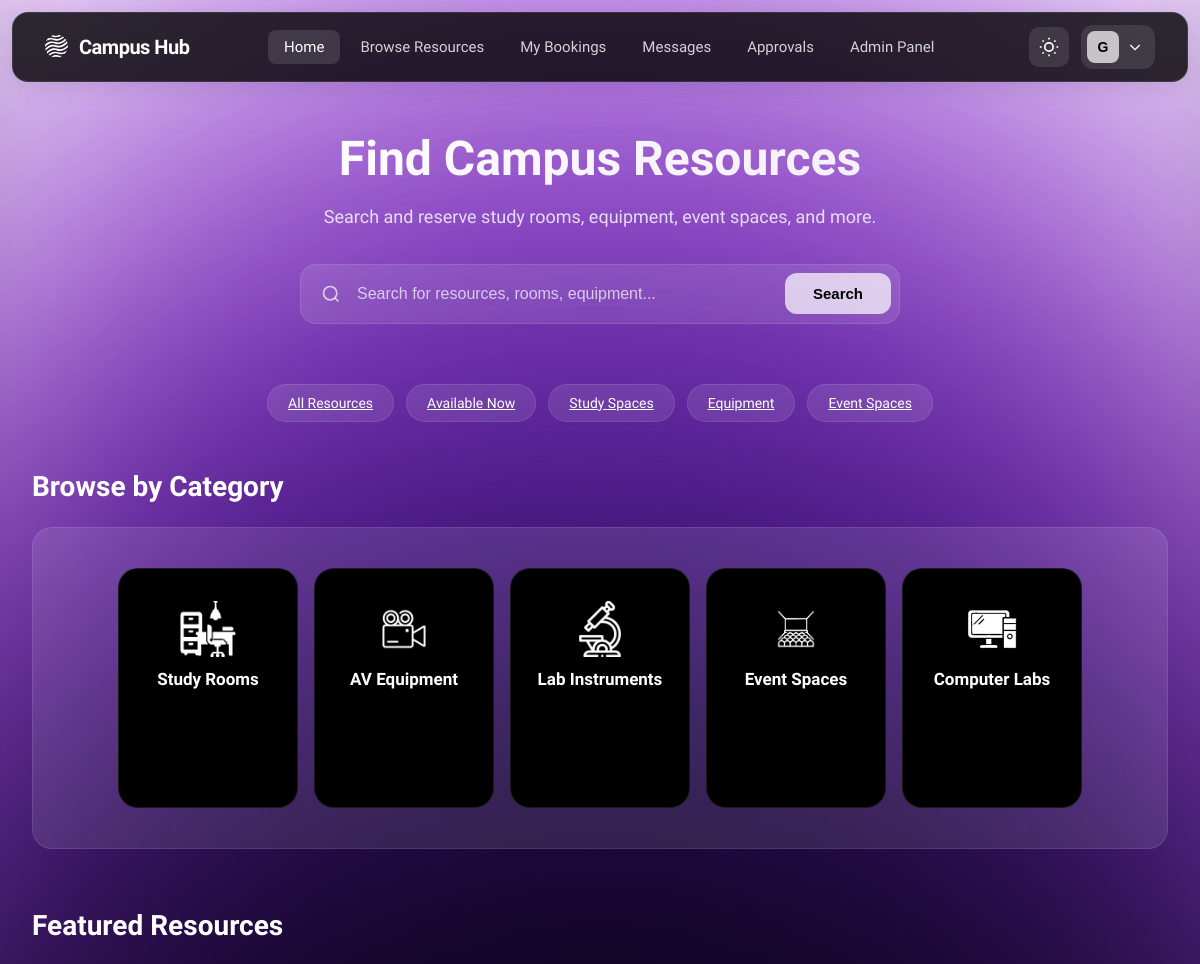
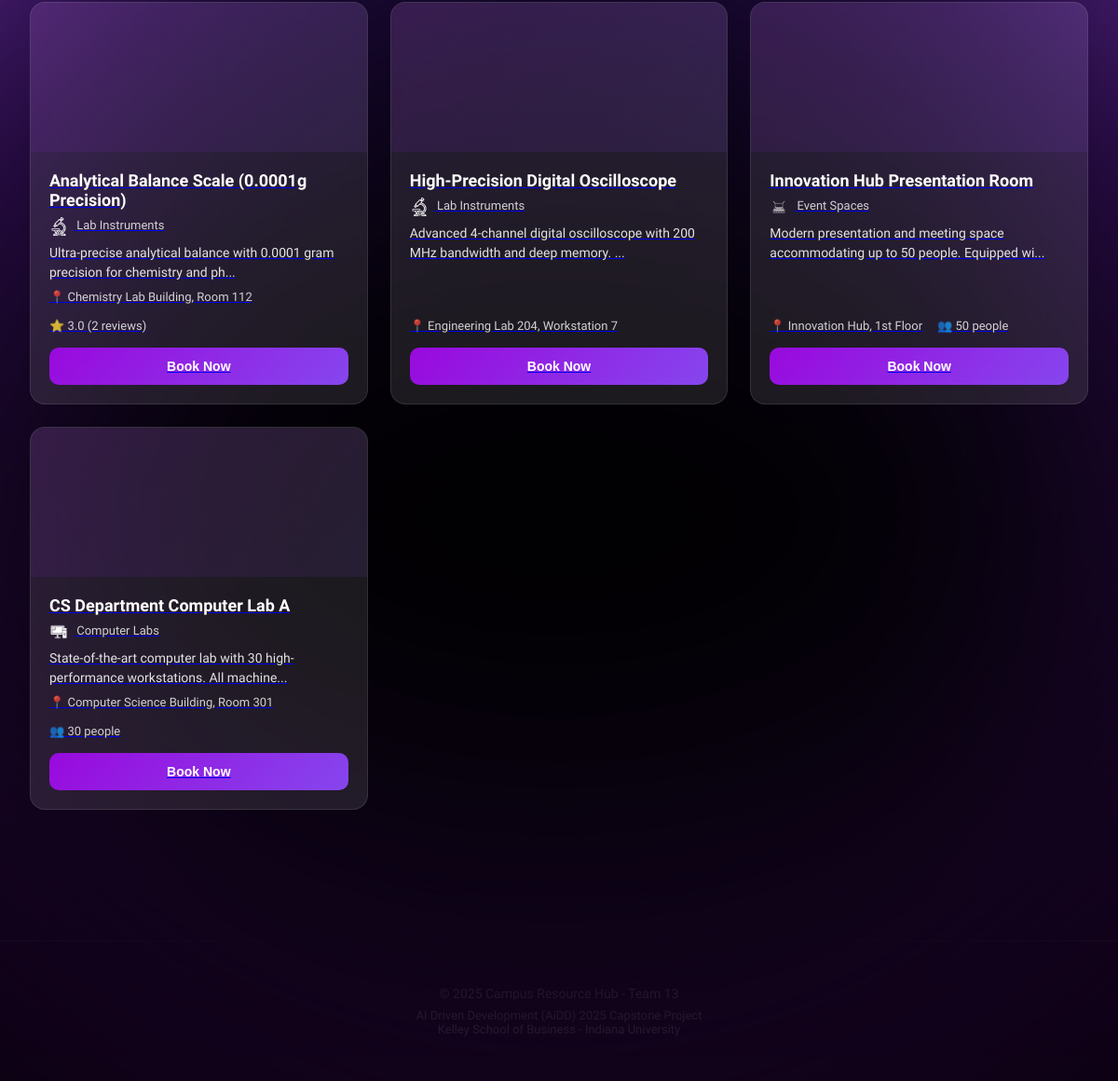
The page / (signed in) on the database its author committed (2 pictures, top to bottom).
### tables this page shows
CREATE TABLE users (
    user_id INTEGER PRIMARY KEY AUTOINCREMENT,
    name TEXT NOT NULL,
    email TEXT NOT NULL UNIQUE,
    password_hash TEXT NOT NULL,
    role TEXT NOT NULL CHECK (role IN ('student','staff','admin')),
    profile_image TEXT,
    department_id INTEGER REFERENCES departments(department_id),
    email_verified BOOLEAN NOT NULL DEFAULT 0,
    verification_token TEXT,
    verification_token_expires DATETIME,
    reset_password_token TEXT,
    reset_password_expires DATETIME,
    created_at DATETIME DEFAULT CURRENT_TIMESTAMP,
    updated_at DATETIME
, is_banned INTEGER DEFAULT 0, last_login TIMESTAMP);

CREATE TABLE resources (
    resource_id INTEGER PRIMARY KEY AUTOINCREMENT,
    owner_type TEXT NOT NULL CHECK (owner_type IN ('user','group')),
    owner_id INTEGER NOT NULL,  -- Polymorphic FK: user_id when owner_type='user', group_id when owner_type='group'
    title TEXT NOT NULL,
    description TEXT,
    category_id INTEGER REFERENCES resource_categories(category_id),
    location TEXT,
    capacity INTEGER CHECK (capacity > 0 OR capacity IS NULL),  -- NULL for resources without capacity limits
    status TEXT NOT NULL DEFAULT 'draft' CHECK (status IN ('draft','published','archived')),
    availability_mode TEXT NOT NULL DEFAULT 'rules' CHECK (availability_mode IN ('rules','open','by-request')),
    requires_approval BOOLEAN NOT NULL DEFAULT 0,
    created_at DATETIME DEFAULT CURRENT_TIMESTAMP,
    updated_at DATETIME
, images TEXT, availability_rules TEXT);

CREATE TABLE resource_categories (
    category_id INTEGER PRIMARY KEY AUTOINCREMENT,
    name TEXT NOT NULL,
    description TEXT,
    icon TEXT,
    created_at DATETIME DEFAULT CURRENT_TIMESTAMP
);

### src/controllers/main_controller.py (the view)
@main_bp.route('/')
def index():
    print(f"DEBUG: current_user.is_authenticated = {current_user.is_authenticated}", file=sys.stderr, flush=True)
    if current_user.is_authenticated:
        print(f"DEBUG: Rendering home/home.html for user {current_user.email}", file=sys.stderr, flush=True)
        from src.data_access.resource_dal import ResourceDAL
        category_availability = ResourceDAL.get_category_availability_counts()
        featured_resources = ResourceDAL.get_featured_resources(current_user.user_id, limit=4)
        return render_template('home/home.html',
                              title='Home',
                              page='home',
                              category_availability=category_availability,
                              featured_resources=featured_resources)
    else:
        print("DEBUG: Redirecting anonymous user to login", file=sys.stderr, flush=True)
        from flask import redirect, url_for
        return redirect(url_for('auth.login'))

### src/app.py (called while the page is built)
def init_extensions(app):
    csrf.init_app(app)
    login_manager.init_app(app)
    login_manager.login_view = 'auth.login'  # Redirect to login page if not authenticated
    login_manager.login_message = 'Please log in to access this page.'
    login_manager.login_message_category = 'info'
    @login_manager.user_loader
    def load_user(user_id):
        from src.data_access.user_dal import UserDAL
        from src.models.user import User
        user_data = UserDAL.get_user_by_id(int(user_id))
        if user_data:
            return User(user_data)
        return None

### src/data_access/base_dal.py (called while the page is built)
    @classmethod
    def get_db_path(cls) -> str:
        if cls._db_path is None:
            base_dir = Path(__file__).parent.parent.parent
            cls._db_path = str(base_dir / 'campus_resource_hub.db')
        return cls._db_path

    @classmethod
    @contextmanager
    def get_connection(cls, commit: bool = False):
        conn = None
        try:
            conn = sqlite3.connect(cls.get_db_path())
            conn.row_factory = sqlite3.Row  # Return rows as dictionaries
            yield conn
            if commit:
                conn.commit()
        except sqlite3.Error as e:
            logger.error(f"Database error: {e}")
            if conn:
                conn.rollback()
            raise
        finally:
            if conn:
                conn.close()

    @classmethod
    def execute_query(cls, query: str, params: Tuple = ()) -> List[Dict[str, Any]]:
        with cls.get_connection() as conn:
            cursor = conn.cursor()
            cursor.execute(query, params)
            rows = cursor.fetchall()
            return [dict(row) for row in rows]

    @classmethod
    def get_by_id(cls, table_name: str, id_column: str, id_value: int) -> Optional[Dict[str, Any]]:
        query = f"SELECT * FROM {table_name} WHERE {id_column} = ?"
        results = cls.execute_query(query, (id_value,))
        return results[0] if results else None

### src/data_access/message_dal.py (called while the page is built)
    @classmethod
    def get_unread_message_count(cls, user_id: int) -> int:
        query = """
            SELECT COUNT(*) as count
            FROM messages
            WHERE receiver_id = ?
              AND is_read = 0
        """
        results = cls.execute_query(query, (user_id,))
        return results[0]['count'] if results else 0

### src/data_access/user_dal.py (called while the page is built)
    @classmethod
    def get_user_by_id(cls, user_id: int) -> Optional[Dict[str, Any]]:
        return cls.get_by_id('users', 'user_id', user_id)

### src/templates/home/home.html (shortened to what this page needs)
<!DOCTYPE html>
<html lang="en" data-theme="dark">
<head>
    <link rel="stylesheet" href="{{ url_for('static', filename='css/home.css') }}">
</head>
<body>
    <div class="background-effects">
        <div class="blur-white"></div>
        <div class="gradient-ellipse-1">
            <div style="position: absolute; inset: -31.25% -24.81%;">
            </div>
        </div>
        <div class="gradient-ellipse-2">
            <div style="position: absolute; inset: -41.49% -30.77%;">
            </div>
        </div>
        <div class="gradient-ellipse-3">
            <div style="position: absolute; inset: -62.11% -38.17%;">
            </div>
        </div>
        <div class="gradient-ellipse-4">
            <div style="position: absolute; inset: -37.04% -24.07%;">
            </div>
        </div>
        <div class="noise-texture"></div>
    </div>
    <nav class="navbar">
        <div class="navbar-container">
            <div class="navbar-left">
                <a href="{{ url_for('main.index') }}" class="navbar-logo">
                    <span class="logo-text">Campus Hub</span>
                </a>
            </div>
            <div class="navbar-center">
                <a href="{{ url_for('main.index') }}" class="nav-link active">Home</a>
                <a href="{{ url_for('resource.index') }}" class="nav-link">Browse Resources</a>
                {% if current_user.is_authenticated %}
                    <a href="{{ url_for('booking.index') }}" class="nav-link">My Bookings</a>
                    <a href="{{ url_for('message.inbox') }}" class="nav-link" style="position: relative;">
                        Messages
                    </a>
                    {% if current_user.role in ['staff', 'admin'] %}
                        <a href="{{ url_for('booking.pending_approvals') }}" class="nav-link" style="position: relative;">
                            Approvals
                        </a>
                    {% endif %}
                    {% if current_user.role == 'admin' %}
                        <a href="{{ url_for('admin.dashboard') }}" class="nav-link">Admin Panel</a>
                    {% endif %}
                {% endif %}
            </div>
            <div class="navbar-right">
                <button class="theme-toggle" onclick="toggleTheme()" aria-label="Toggle theme">
                </button>
                <div class="account-dropdown">
                    <button class="account-button" onclick="toggleAccountMenu()">
                        <div class="account-avatar">
                            {{ current_user.name[0].upper() }}
                        </div>
                        <svg class="chevron-icon" fill="none" stroke="currentColor" stroke-width="2" viewBox="0 0 24 24">
                            <path d="M19 9l-7 7-7-7"/>
                        </svg>
                    </button>
                </div>
            </div>
        </div>
    </nav>
    <main class="main-content">
        <section class="hero-section">
            <div class="hero-content">
                <h1 class="hero-title">Find Campus Resources</h1>
                <p class="hero-subtitle">Search and reserve study rooms, equipment, event spaces, and more.</p>
                <div class="search-container">
                    <form action="{{ url_for('resource.index') }}" method="GET" class="search-form">
                        <svg class="search-icon" fill="none" stroke="currentColor" stroke-width="2" viewBox="0 0 24 24">
                            <circle cx="11" cy="11" r="8"/>
                            <path d="m21 21-4.35-4.35"/>
                        </svg>
                        <input
                            type="text"
                            name="q"
                            class="search-input"
                            placeholder="Search for resources, rooms, equipment..."
                            required
                        />
                        <button type="submit" class="search-button">Search</button>
                    </form>
                </div>
            </div>
        </section>
        <section class="filters-section">
            <div class="filters-container">
                <a href="{{ url_for('resource.index') }}" class="filter-chip">All Resources</a>
                <a href="#" class="filter-chip" id="available-now-chip">Available Now</a>
                <a href="{{ url_for('resource.index', category=1) }}" class="filter-chip">Study Spaces</a>
                <a href="{{ url_for('resource.index', category=2) }}" class="filter-chip">Equipment</a>
                <a href="{{ url_for('resource.index', category=4) }}" class="filter-chip">Event Spaces</a>
            </div>
        </section>
        <section class="categories-section">
            <h2 class="section-title">Browse by Category</h2>
            <div class="categories-carousel">
                <a href="{{ url_for('resource.index', category=1) }}" class="category-box" data-category="study-rooms">
                    <div class="category-content">
                        <div class="category-icon">
                            <img src="{{ url_for('static', filename='images/icons/Study_Room_Icon_Dark.png') }}" alt="Study Rooms" class="icon-dark">
                        </div>
                        <h3 class="category-name">Study Rooms</h3>
                    </div>
                </a>
                <a href="{{ url_for('resource.index', category=2) }}" class="category-box" data-category="av-equipment">
                    <div class="category-content">
                        <div class="category-icon">
                            <img src="{{ url_for('static', filename='images/icons/AV_Equip_Dark.png') }}" alt="AV Equipment" class="icon-dark">
                        </div>
                        <h3 class="category-name">AV Equipment</h3>
                    </div>
                </a>
                <a href="{{ url_for('resource.index', category=3) }}" class="category-box" data-category="lab-instruments">
                    <div class="category-content">
                        <div class="category-icon">
                            <img src="{{ url_for('static', filename='images/icons/Lab_Dark.png') }}" alt="Lab Instruments" class="icon-dark">
                        </div>
                        <h3 class="category-name">Lab Instruments</h3>
                    </div>
                </a>
                <a href="{{ url_for('resource.index', category=4) }}" class="category-box" data-category="event-spaces">
                    <div class="category-content">
                        <div class="category-icon">
                            <img src="{{ url_for('static', filename='images/icons/Event_Dark.png') }}" alt="Event Spaces" class="icon-dark">
                        </div>
                        <h3 class="category-name">Event Spaces</h3>
                    </div>
                </a>
                <a href="{{ url_for('resource.index', category=7) }}" class="category-box" data-category="computer-labs">
                    <div class="category-content">
                        <div class="category-icon">
                            <img src="{{ url_for('static', filename='images/icons/Computer_Dark.png') }}" alt="Computer Labs" class="icon-dark">
                        </div>
                        <h3 class="category-name">Computer Labs</h3>
                    </div>
                </a>
            </div>
        </section>
        <section class="featured-section">
            <h2 class="section-title">Featured Resources</h2>
            <div class="resources-grid">
                {% if featured_resources %}
                    {% for resource in featured_resources %}
                        {% set icon_map = {
                            'Study Rooms': 'Study_Room_Icon',
                            'AV Equipment': 'AV_Equip',
                            'Lab Instruments': 'Lab',
                            'Event Spaces': 'Event',
                            'Computer Labs': 'Computer'
                        } %}
                        {% set icon_name = icon_map.get(resource.category_name, 'Study_Room_Icon') %}
                        <a href="{{ url_for('resource.detail', resource_id=resource.resource_id) }}" class="resource-card">
                            <div class="resource-image" style="background: linear-gradient(135deg, rgba(153, 9, 221, 0.1), rgba(134, 70, 238, 0.1));">
                            </div>
                            <div class="resource-info">
                                <h3 class="resource-title">{{ resource.title }}</h3>
                                <p class="resource-category">
                                    <img src="{{ url_for('static', filename='images/icons/' + icon_name + '_Dark.png') }}" alt="" class="icon-dark category-inline-icon">
                                    {{ resource.category_name }}
                                </p>
                                <p class="resource-description">{{ resource.description[:80] }}{% if resource.description|length > 80 %}...{% endif %}</p>
                                <div class="resource-meta">
                                    <span class="resource-location">📍 {{ resource.location }}</span>
                                    {% if resource.avg_rating and resource.review_count > 0 %}
                                        <span class="resource-rating">⭐ {{ "%.1f"|format(resource.avg_rating) }} ({{ resource.review_count }} reviews)</span>
                                    {% elif resource.capacity %}
                                        <span class="resource-capacity">👥 {{ resource.capacity }} people</span>
                                    {% endif %}
                                </div>
                                <button class="resource-book-btn">Book Now</button>
                            </div>
                        </a>
                    {% endfor %}
                {% else %}
                    <p>No featured resources available at the moment.</p>
                {% endif %}
            </div>
        </section>
    </main>
    <footer class="footer">
        <div class="footer-container">
            <div class="footer-content">
                <p>&copy; 2025 Campus Resource Hub - Team 13</p>
                <p class="footer-subtitle">AI Driven Development (AiDD) 2025 Capstone Project<br>Kelley School of Business - Indiana University</p>
            </div>
        </div>
    </footer>
</body>
</html>

### rows shown on the page
users: name "G"
resources: title "Analytical Balance Scale (0.0001g Precision)", category_name "Lab Instruments", description "Ultra-precise analytical balance with 0.0001 gram precision for chemistry and ph", location "Chemistry Lab Building, Room 112", avg_rating "3.0", review_count "2"
resources: title "High-Precision Digital Oscilloscope", category_name "Lab Instruments", description "Advanced 4-channel digital oscilloscope with 200 MHz bandwidth and deep memory.", location "Engineering Lab 204, Workstation 7"
resources: title "Innovation Hub Presentation Room", shows a picture, category_name "Event Spaces", description "Modern presentation and meeting space accommodating up to 50 people. Equipped wi", location "Innovation Hub, 1st Floor", capacity "50"
resources: title "CS Department Computer Lab A", shows a picture, category_name "Computer Labs", description "State-of-the-art computer lab with 30 high-performance workstations. All machine", location "Computer Science Building, Room 301", capacity "30"
